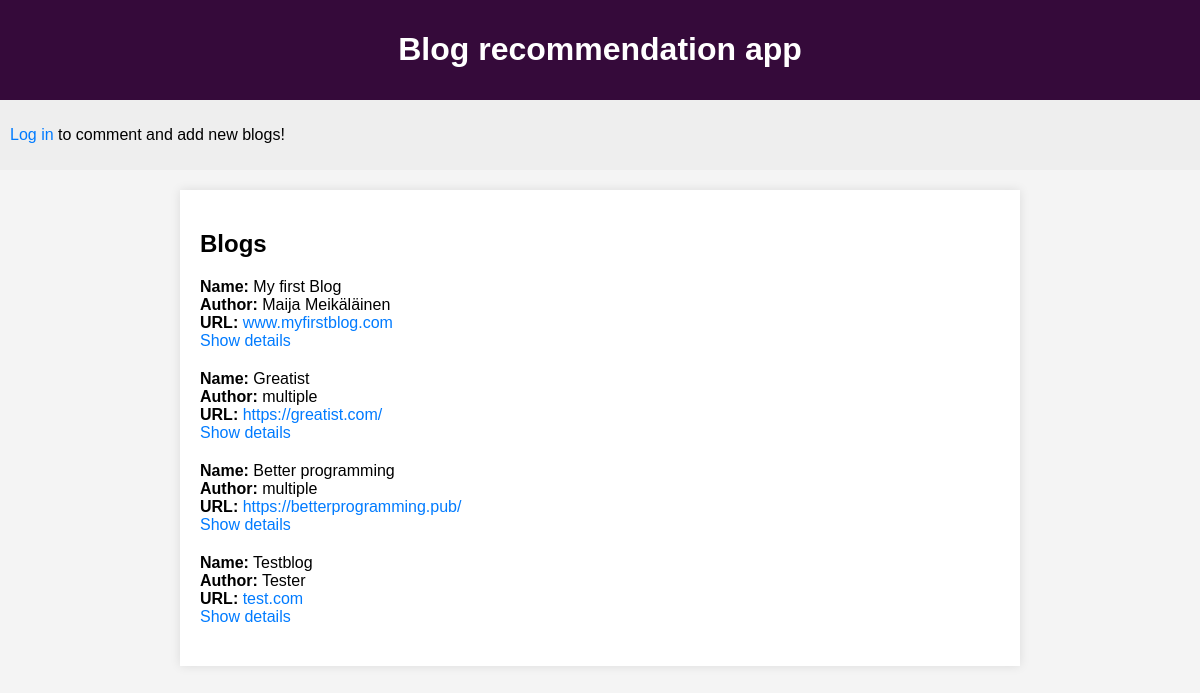
The page / on the database its author committed.
### blogs/models.py (models this page shows, shortened)
class Blog(models.Model):
    name = models.CharField(max_length=200)
    author = models.CharField(max_length=200)
    year = models.DateTimeField('date published', default=timezone.now)
    url = models.CharField(max_length=200)
    user = models.ForeignKey(User, on_delete=models.CASCADE)

### blogs/views.py (the view)
# urls.py: path('', index, name='index'),
def index(request):
    blogs = Blog.objects.all()
    template = loader.get_template('blogs/index.html')
    context = {'blogs': blogs}
    return HttpResponse(template.render(context, request))

### blogs/templates/blogs/index.html (shortened to what this page needs)
{% extends 'blogs/base.html' %}
{% block content %}
    {% if blogs %}
        <section>
            <h2>Blogs</h2>
            <ul>
                {% for blog in blogs %}
                    <li>
                        <strong>Name:</strong> {{ blog.name }}<br>
                        <strong>Author:</strong> {{ blog.author }}<br>
                        <strong>URL:</strong> <a href="{{ blog.url }}">{{ blog.url }}</a><br>
                        <a href="{% url 'detail' blog_id=blog.id %}">Show details</a>
                    </li>
                {% endfor %}
            </ul>
        </section>
    {% else %}
        <p>No blogs available.</p>
    {% endif %}
{% endblock %}

### blogs/templates/blogs/base.html (shortened to what this page needs)
<!DOCTYPE html>
<html lang="en">
<head>
    {% load static %}
    <link rel="stylesheet" href="{% static 'css/styles.css' %}">
</head>
<body>
    <header>
        <h1>Blog recommendation app</h1>
    </header>
    <nav>
        {% if user.is_authenticated %}
            <p style="display: inline-block; margin-right: 10px;">Logged in as {{ user.username }}</p>
            <form action="{% url 'logout' %}" method="post" style="display: inline-block;">
                {% csrf_token %}
                <button type="submit">Logout</button>
            </form>
        {% else %}
            <p><a href="{% url 'login' %}">Log in</a> to comment and add new blogs!</p>
        {% endif %}
    </nav>
    <main>
        {% block content %}{% endblock %}
    </main>
</body>
</html>

### blogs/static/css/styles.css (style rules this page uses)
body { font-family: 'Arial', sans-serif; margin: 0; padding: 0; background-color: #f4f4f4; }
header { background-color: #350a3a; color: #fff; text-align: center; padding: 10px; }
nav { background-color: #eee; padding: 10px; }
main { max-width: 800px; margin: 20px auto; padding: 20px; background-color: #fff; box-shadow: 0 0 10px rgba(0, 0, 0, 0.1); }
ul { list-style-type: none; padding: 0; }
li { margin-bottom: 20px; }
a { color: #007BFF; text-decoration: none; }

### rows shown on the page
Blog: name "My first Blog", author "Maija Meikäläinen", url "www.myfirstblog.com"
Blog: name "Greatist", author "multiple", url "https://greatist.com/"
Blog: name "Better programming", author "multiple", url "https://betterprogramming.pub/"
Blog: name "Testblog", author "Tester", url "test.com"
